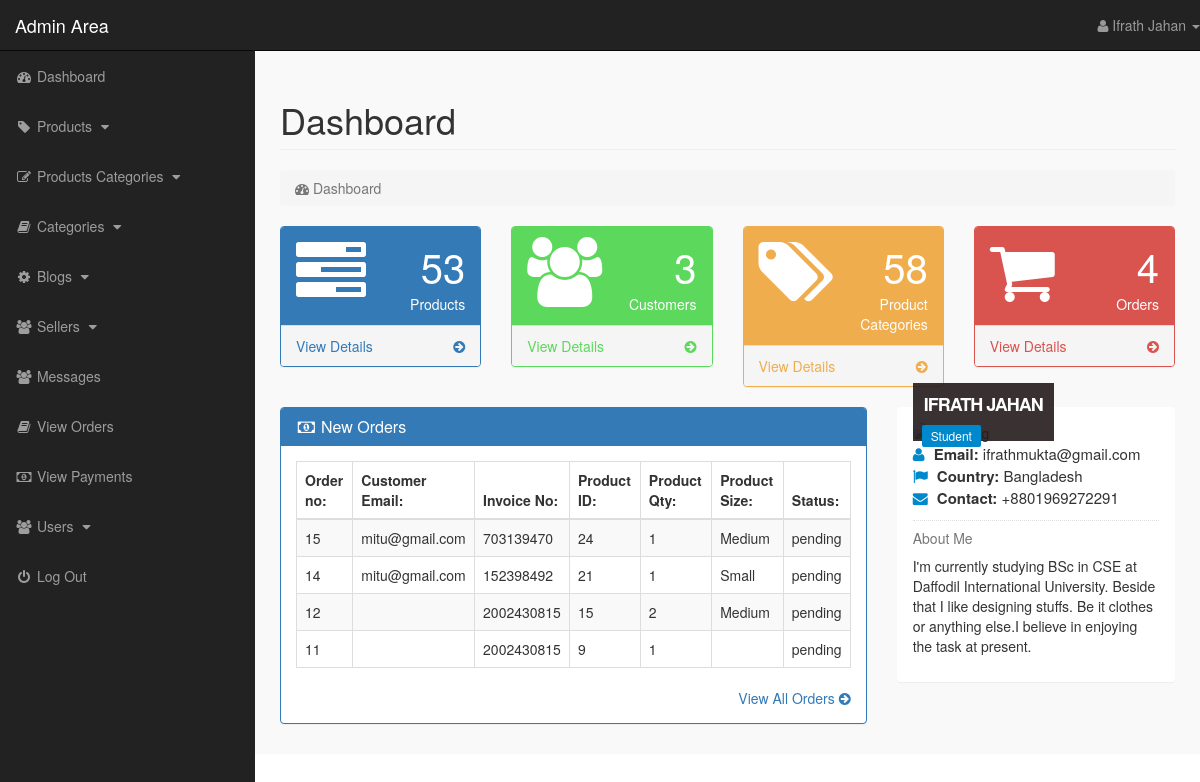
Before: /admin_area/index.php?dashboard (signed in) with the older database file.
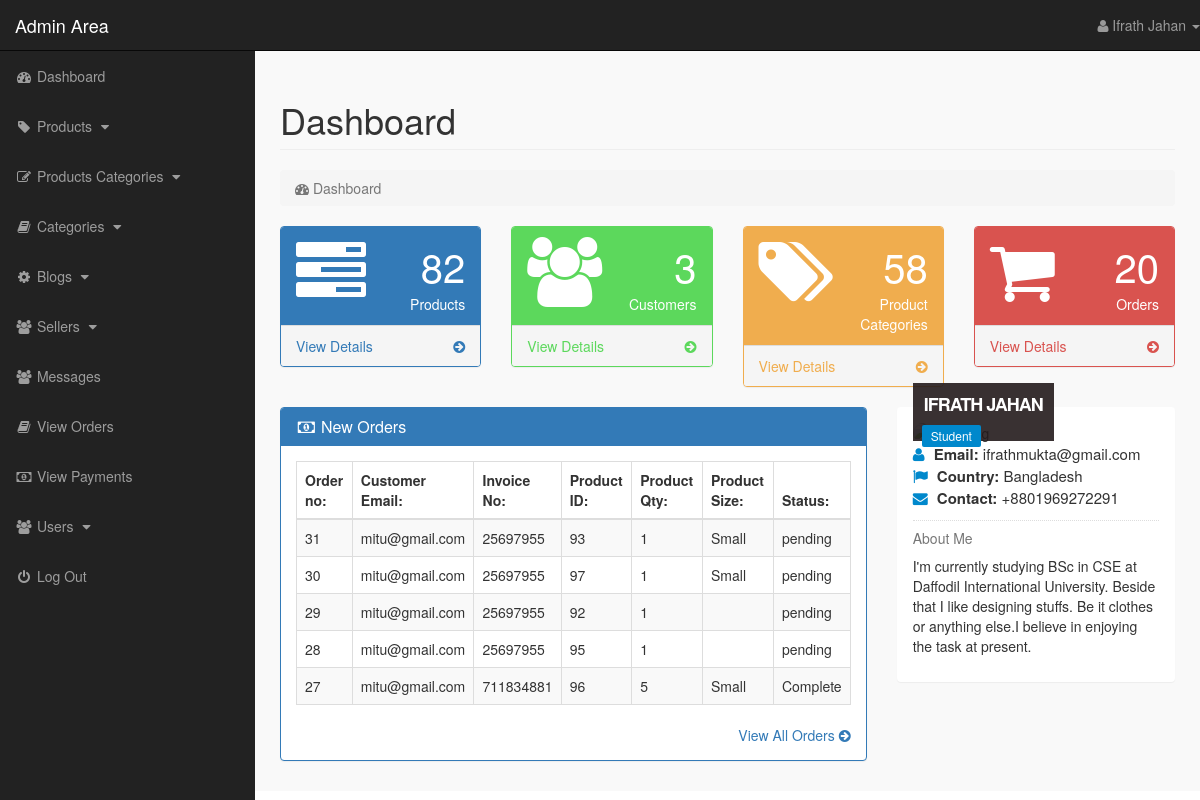
After: the same page with the newer database file.
### tables this page shows
CREATE TABLE `pending_orders` (
  `order_id` int(10) NOT NULL,
  `customer_id` int(10) NOT NULL,
  `invoice_no` int(10) NOT NULL,
  `product_id` text NOT NULL,
  `qty` int(10) NOT NULL,
  `size` text NOT NULL,
  `order_status` text NOT NULL
);

CREATE TABLE `customers` (
  `customer_id` int(10) NOT NULL,
  `customer_name` varchar(255) NOT NULL,
  `customer_email` varchar(255) NOT NULL,
  `customer_pass` varchar(255) NOT NULL,
  `customer_country` text NOT NULL,
  `customer_city` text NOT NULL,
  `customer_contact` varchar(255) NOT NULL,
  `customer_address` text NOT NULL,
  `customer_image` text NOT NULL,
  `customer_ip` varchar(100) NOT NULL
);

### admin_area/dashboard.php (the view, shortened to what the changed rows need)
<?php
    if(!isset($_SESSION['admin_email'])){
        echo "<script>window.open('login.php','_self')</script>";
    }else{
?>
<div class="row">
    <div class="col-lg-12">
        <h1 class="page-header"> Dashboard </h1>
        <ol class="breadcrumb">
            <li class="active">
                <i class="fa fa-dashboard"></i> Dashboard
            </li>
        </ol>
    </div>
</div>
<div class="row">
    <div class="col-lg-3 col-md-6">
        <div class="panel panel-primary">
            <div class="panel-heading">
                <div class="row">
                    <div class="col-xs-3">
                        <i class="fa fa-tasks fa-5x"></i>
                    </div>
                    <div class="col-xs-9 text-right">
                        <div class="huge"> <?php echo $count_products; ?> </div>
                        <div> Products </div>
                    </div>
                </div>
            </div>
            <a href="index.php?view_products">
                <div class="panel-footer">
                    <span class="pull-left">
                        View Details
                    </span>
                    <span class="pull-right">
                        <i class="fa fa-arrow-circle-right"></i>
                    </span>
                    <div class="clearfix"></div>
                </div>
            </a>
        </div>
    </div>
    <div class="col-lg-3 col-md-6">
        <div class="panel panel-green">
            <div class="panel-heading">
                <div class="row">
                    <div class="col-xs-3">
                        <i class="fa fa-users fa-5x"></i>
                    </div>
                    <div class="col-xs-9 text-right">
                        <div class="huge"> <?php echo $count_customers; ?> </div>
                        <div> Customers </div>
                    </div>
                </div>
            </div>
            <a href="index.php?view_customers">
                <div class="panel-footer">
                    <span class="pull-left">
                        View Details
                    </span>
                    <span class="pull-right">
                        <i class="fa fa-arrow-circle-right"></i>
                    </span>
                    <div class="clearfix"></div>
                </div>
            </a>
        </div>
    </div>
    <div class="col-lg-3 col-md-6">
        <div class="panel panel-orange">
            <div class="panel-heading">
                <div class="row">
                    <div class="col-xs-3">
                        <i class="fa fa-tags fa-5x"></i>
                    </div>
                    <div class="col-xs-9 text-right">
                        <div class="huge"> <?php echo $count_p_categories; ?> </div>
                        <div> Product Categories </div>
                    </div>
                </div>
            </div>
            <a href="index.php?view_p_cats">
                <div class="panel-footer">
                    <span class="pull-left">
                        View Details
                    </span>
                    <span class="pull-right">
                        <i class="fa fa-arrow-circle-right"></i>
                    </span>
                    <div class="clearfix"></div>
                </div>
            </a>
        </div>
    </div>
    <div class="col-lg-3 col-md-6">
        <div class="panel panel-red">
            <div class="panel-heading">
                <div class="row">
                    <div class="col-xs-3">
                        <i class="fa fa-shopping-cart fa-5x"></i>
                    </div>
                    <div class="col-xs-9 text-right">
                        <div class="huge"> <?php echo $count_pending_orders; ?> </div>
                        <div> Orders </div>
                    </div>
                </div>
            </div>
            <a href="index.php?view_orders">
                <div class="panel-footer">
                    <span class="pull-left">
                        View Details
                    </span>
                    <span class="pull-right">
                        <i class="fa fa-arrow-circle-right"></i>
                    </span>
                    <div class="clearfix"></div>
                </div>
            </a>
        </div>
    </div>
</div>
<div class="row">
    <div class="col-lg-8">
        <div class="panel panel-primary">
            <div class="panel-heading">
                <h3 class="panel-title">
                    <i class="fa fa-money fa-fw"></i> New Orders
                </h3>
            </div>
            <div class="panel-body">
                <div class="table-responsive">
                    <table class="table table-hover table-striped table-bordered">
                        <thead>
                            <tr>
                                <th> Order no: </th>
                                <th> Customer Email: </th>
                                <th> Invoice No: </th>
                                <th> Product ID: </th>
                                <th> Product Qty: </th>
                                <th> Product Size: </th>
                                <th> Status: </th>
                            </tr>
                        </thead>
                        <tbody>
                            <?php
                                $get_order = "select * from pending_orders order by 1 DESC LIMIT 0,5";
                                $run_order = mysqli_query($con,$get_order);
                                while($row_order=mysqli_fetch_array($run_order)){
                                    $order_id = $row_order['order_id'];
                                    $c_id = $row_order['customer_id'];
                                    $invoice_no = $row_order['invoice_no'];
                                    $product_id = $row_order['product_id'];
                                    $qty = $row_order['qty'];
                                    $size = $row_order['size'];
                                    $order_status = $row_order['order_status'];
                            ?>
                            <tr>
                                <td> <?php echo $order_id; ?> </td>
                                <td>
                                    <?php
                                        $get_customer = "select * from customers where customer_id='$c_id'";
                                        $run_customer = mysqli_query($con,$get_customer);
                                        $row_customer = mysqli_fetch_array($run_customer);
                                        $customer_email = $row_customer['customer_email'];
                                        echo $customer_email;
                                    ?>
                                </td>
                                <td> <?php echo $invoice_no; ?> </td>
                                <td> <?php echo $product_id; ?> </td>
                                <td> <?php echo $qty; ?> </td>
                                <td> <?php echo $size; ?> </td>
                                <td>
                                    <?php
                                        if($order_status=='pending'){
                                            echo $order_status='pending';
                                        }else{
                                            echo $order_status='Complete';
                                        }
                                    ?>
                                </td>
                            </tr>
                            <?php } ?>
                        </tbody>
                    </table>
                </div>
                <div class="text-right">
                    <a href="index.php?view_orders">
                        View All Orders <i class="fa fa-arrow-circle-right"></i>
                    </a>
                </div>
            </div>
        </div>
    </div>
    <div class="col-md-4">
        <div class="panel">
            <div class="panel-body">
                <div class="mb-md thumb-info">
                    <div class="thumb-info-title">
                        <span class="thumb-info-inner"> <?php echo $admin_name; ?> </span>
                        <span class="thumb-info-type"> <?php echo $admin_job; ?> </span>
                    </div>
                </div>
                <div class="mb-md">
                    <div class="widget-content-expanded">
                        <i class="fa fa-user"></i> <span> Email: </span> <?php echo $admin_email; ?> <br/>
                        <i class="fa fa-flag"></i> <span> Country: </span> <?php echo $admin_country; ?> <br/>
                        <i class="fa fa-envelope"></i> <span> Contact: </span> <?php echo $admin_contact; ?> <br/>
                    </div>
                    <hr class="dotted short">
                    <h5 class="text-muted"> About Me </h5>
                    <p>
                        <?php echo $admin_about; ?>
                    </p>
                </div>
            </div>
        </div>
    </div>
</div>
<?php } ?>

### admin_area/includes/sidebar.php (shortened to what the changed rows need)
<?php
    if(!isset($_SESSION['admin_email'])){
        echo "<script>window.open('login.php','_self')</script>";
    }else{
?>
<nav class="navbar navbar-inverse navbar-fixed-top">
    <div class="navbar-header">
        <a href="index.php?dashboard" class="navbar-brand">Admin Area</a>
    </div>
    <ul class="nav navbar-right top-nav">
        <li class="dropdown">
            <a href="#" class="dropdown-toggle" data-toggle="dropdown">
                <i class="fa fa-user"></i> <?php echo $admin_name;  ?> <b class="caret"></b>
            </a>
        </li>
    </ul>
    <div class="collapse navbar-collapse navbar-ex1-collapse">
        <ul class="nav navbar-nav side-nav">
            <li>
                <a href="index.php?dashboard">
                        <i class="fa fa-fw fa-dashboard"></i> Dashboard
                </a>
            </li>
            <li>
                <a href="#" data-toggle="collapse" data-target="#products">
                        <i class="fa fa-fw fa-tag"></i> Products
                        <i class="fa fa-fw fa-caret-down"></i>
                </a>
            </li>
            <li>
                <a href="#" data-toggle="collapse" data-target="#p_cat">
                        <i class="fa fa-fw fa-edit"></i> Products Categories
                        <i class="fa fa-fw fa-caret-down"></i>
                </a>
            </li>
            <li>
                <a href="#" data-toggle="collapse" data-target="#cat">
                        <i class="fa fa-fw fa-book"></i> Categories
                        <i class="fa fa-fw fa-caret-down"></i>
                </a>
            </li>
			<li>
                <a href="#" data-toggle="collapse" data-target="#blogs">
                        <i class="fa fa-fw fa-gear"></i> Blogs
                        <i class="fa fa-fw fa-caret-down"></i>
                </a>
            </li>
            <li>
			    <a href="#" data-toggle="collapse" data-target="#seller">
                        <i class="fa fa-fw fa-users"></i> Sellers
                        <i class="fa fa-fw fa-caret-down"></i>
                </a>
            </li>
            <li>
                <a href="index.php?contact_message">
                    <i class="fa fa-fw fa-users"></i> Messages
                </a>
            </li>
             <li>
                <a href="index.php?view_orders">
                    <i class="fa fa-fw fa-book"></i> View Orders
                </a>
            </li>
            <li>
                <a href="index.php?view_payments">
                    <i class="fa fa-fw fa-money"></i> View Payments
                </a>
            </li>
            <li>
                <a href="#" data-toggle="collapse" data-target="#users">
                        <i class="fa fa-fw fa-users"></i> Users
                        <i class="fa fa-fw fa-caret-down"></i>
                </a>
            </li>
            <li>
                <a href="logout.php">
                    <i class="fa fa-fw fa-power-off"></i> Log Out
                </a>
            </li>
        </ul>
    </div>
</nav>
<?php } ?>

Changed rows visible on the page:
no longer on this page (row unchanged): pending_orders: order_id "15", customer.customer_email "mitu@gmail.com", invoice_no "703139470", product "24", qty "1", size "Medium"
no longer on this page (row unchanged): pending_orders: order_id "14", customer.customer_email "mitu@gmail.com", invoice_no "152398492", product "21", qty "1", size "Small"
no longer on this page (row unchanged): pending_orders: order_id "12", invoice_no "2002430815", product "15", qty "2", size "Medium"
no longer on this page (row unchanged): pending_orders: order_id "11", invoice_no "2002430815", product "9", qty "1"
added pending_orders: order_id "31", customer.customer_email "mitu@gmail.com", invoice_no "25697955", product "93", qty "1", size "Small"
added pending_orders: order_id "30", customer.customer_email "mitu@gmail.com", invoice_no "25697955", product "97", qty "1", size "Small"
added pending_orders: order_id "29", customer.customer_email "mitu@gmail.com", invoice_no "25697955", product "92", qty "1"
added pending_orders: order_id "28", customer.customer_email "mitu@gmail.com", invoice_no "25697955", product "95", qty "1"
added pending_orders: order_id "27", customer.customer_email "mitu@gmail.com", invoice_no "711834881", product "96", qty "5", size "Small"
Other visible differences:
$count_products: "53" → "82"
$count_pending_orders: "4" → "20"
